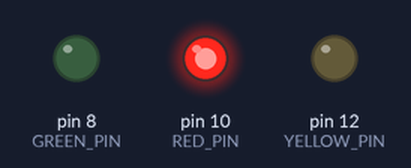
A sketch run on a simulated Arduino Uno, built with avr-gcc and run on an emulated ATmega328P. Shown: output pins drawn as LEDs (lit = HIGH).

Above: at 3.0 s.
At 7.5 s:
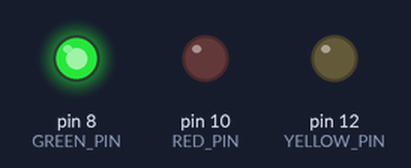
At 9.5 s:
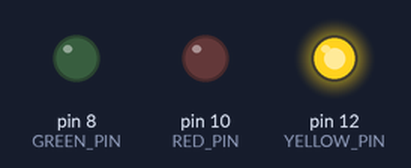
Timing chart, 0 to 13.0 s (numbered marks = the images above):
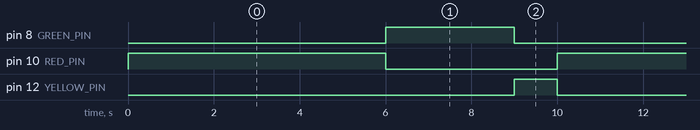

Measured:
- by itself, pin 8 (GREEN_PIN): alternates HIGH for 3.0 s and LOW for 7.0 s
- by itself, pin 10 (RED_PIN): alternates HIGH for 6.0 s and LOW for 4.0 s
- by itself, pin 12 (YELLOW_PIN): alternates HIGH for 1.0 s and LOW for 9.0 s

The sketch:

trafficLight.ino
```cpp
// Define the pins for the red, yellow and green lights
#define RED_PIN 10
#define YELLOW_PIN 12
#define GREEN_PIN 8

// Define the duration of each light in milliseconds
#define RED_DELAY 6000
#define GREEN_DELAY 3000
#define YELLOW_DELAY 1000

// Initialize the pin modes for the lights
void setup()
{
  pinMode(RED_PIN, OUTPUT);
  pinMode(YELLOW_PIN, OUTPUT);
  pinMode(GREEN_PIN, OUTPUT);
}

// Function to turn on a light for a specified duration
void turn_on_light(int pin, int duration)
{
  digitalWrite(pin, HIGH);
  delay(duration);
  digitalWrite(pin, LOW);
}

// Main loop to turn on the lights in sequence
void loop()
{
  turn_on_light(RED_PIN, RED_DELAY);
  turn_on_light(GREEN_PIN, GREEN_DELAY);
  turn_on_light(YELLOW_PIN, YELLOW_DELAY);
}
```
